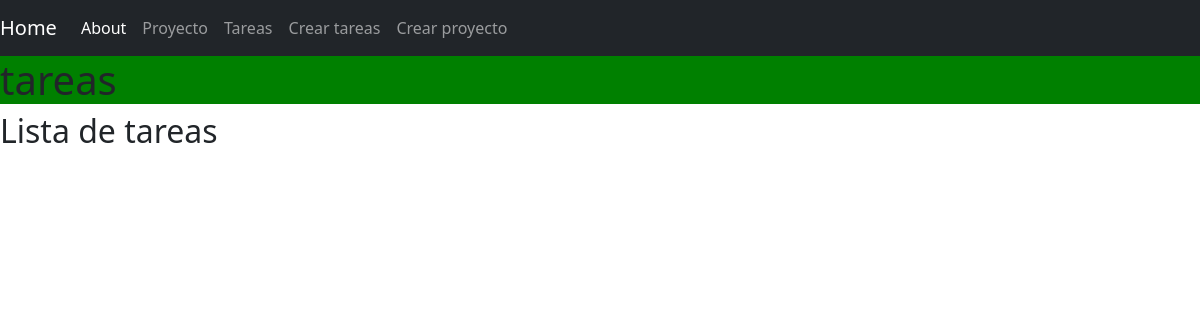
Before: /tareas/ with the older database file.
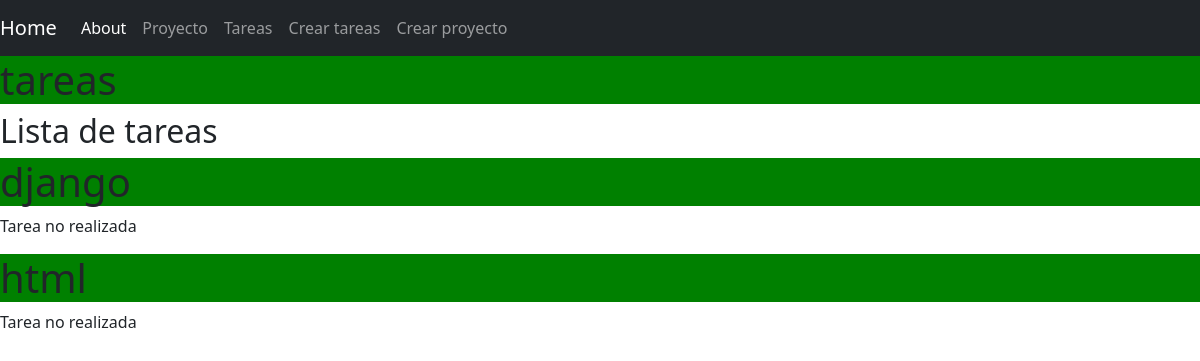
After: the same page with the newer database file.
### myapp/models.py (models this page shows, shortened)
class Tareas(models.Model):
    nombre = models.CharField(max_length=20)
    descripcion = models.TextField()
    proyeto = models.ForeignKey(Proyecto, on_delete=models.CASCADE) #Relacion a otra tabla, eliminar cuando se borre un proyecto se borren las tareas que estaban con el
    tareaRealizada = models.BooleanField(default=False)

### myapp/views.py (the view)
# urls.py: path("tareas/", views.tareas, name="tareas"),
def tareas(request):
    tareas = Tareas.objects.all()
    return render(request, 'tareas/tareas.html', {
        'tareas':tareas})

### myapp/templates/tareas/tareas.html
{% extends 'base.html' %}
{% block content %}
<h1>tareas</h1>
    <h2>Lista de tareas</h2>
    {%for tarea in tareas%}
    <h1> {{tarea.nombre}} </h1>
        {% if tarea.tareaRealizada == False%}
            <p>Tarea no realizada</p>
            {% else %}
            <p>Si relizada</p>
        {% endif %}
    {% endfor %}
{% endblock %}

Changed rows visible on the page:
added Tareas: nombre "django", tareaRealizada "Tarea no realizada"
added Tareas: nombre "html", tareaRealizada "Tarea no realizada"
